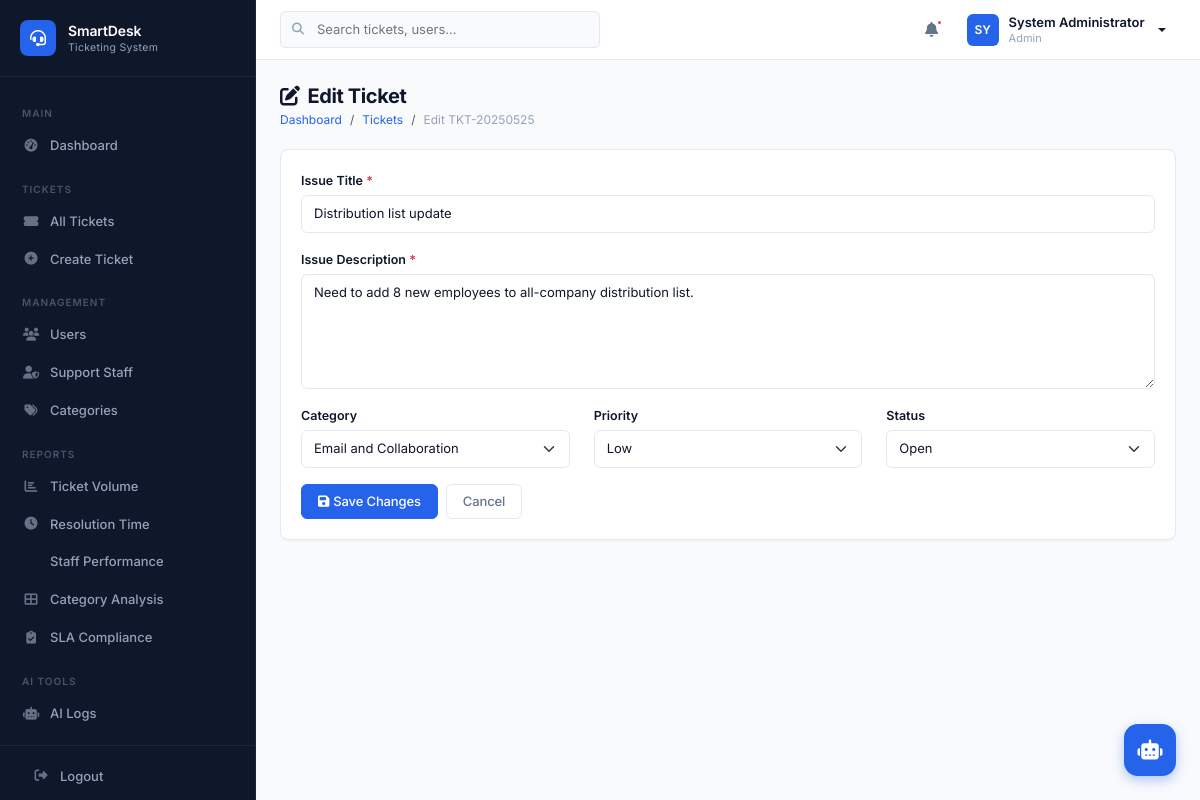
The app's page /modules/tickets/edit.php?id=85 (signed in) with its own data.
### tables this page shows
CREATE TABLE IF NOT EXISTS tickets (
    ticket_id INT AUTO_INCREMENT PRIMARY KEY,
    ticket_number VARCHAR(20) NOT NULL UNIQUE,
    user_id INT NOT NULL,
    category_id INT DEFAULT NULL,
    assigned_staff_id INT DEFAULT NULL,
    issue_title VARCHAR(255) NOT NULL,
    issue_description TEXT NOT NULL,
    priority_level ENUM('Low','Medium','High','Critical') NOT NULL DEFAULT 'Medium',
    status ENUM('Open','Assigned','In Progress','Escalated','Resolved','Closed') NOT NULL DEFAULT 'Open',
    ai_suggested_category VARCHAR(100) DEFAULT NULL,
    ai_suggested_priority VARCHAR(20) DEFAULT NULL,
    ai_recommendation_reason TEXT DEFAULT NULL,
    sla_due_datetime DATETIME DEFAULT NULL,
    resolved_datetime DATETIME DEFAULT NULL,
    closed_datetime DATETIME DEFAULT NULL,
    created_datetime DATETIME NOT NULL DEFAULT CURRENT_TIMESTAMP,
    updated_datetime DATETIME NOT NULL DEFAULT CURRENT_TIMESTAMP ON UPDATE CURRENT_TIMESTAMP,
    FOREIGN KEY (user_id) REFERENCES users(user_id) ON DELETE CASCADE,
    FOREIGN KEY (category_id) REFERENCES categories(category_id) ON DELETE SET NULL,
    FOREIGN KEY (assigned_staff_id) REFERENCES support_staff(staff_id) ON DELETE SET NULL,
    INDEX idx_tickets_status (status),
    INDEX idx_tickets_priority (priority_level),
    INDEX idx_tickets_user (user_id),
    INDEX idx_tickets_staff (assigned_staff_id),
    INDEX idx_tickets_category (category_id),
    INDEX idx_tickets_sla (sla_due_datetime),
    INDEX idx_tickets_created (created_datetime)
);

CREATE TABLE IF NOT EXISTS categories (
    category_id INT AUTO_INCREMENT PRIMARY KEY,
    category_name VARCHAR(100) NOT NULL UNIQUE,
    description TEXT DEFAULT NULL,
    sla_hours INT NOT NULL DEFAULT 24,
    created_datetime DATETIME NOT NULL DEFAULT CURRENT_TIMESTAMP,
    updated_datetime DATETIME NOT NULL DEFAULT CURRENT_TIMESTAMP ON UPDATE CURRENT_TIMESTAMP
);

### includes/auth.php (called while the page is built, shortened)
<?php
function getBaseUrl() {
    $scriptDir = dirname($_SERVER['SCRIPT_NAME']);
    $dir = realpath(dirname($_SERVER['SCRIPT_FILENAME']));
    $projectRoot = realpath(__DIR__ . '/..');
    $relative = str_replace($projectRoot, '', $dir);
    $depth = substr_count($relative, DIRECTORY_SEPARATOR);
    $base = $scriptDir;
    for ($i = 0; $i < $depth; $i++) {
        $base = dirname($base);
    }
    return rtrim($base, '/');
}

### includes/functions.php (called while the page is built, shortened)
<?php
function e($string) {
    return htmlspecialchars($string ?? '', ENT_QUOTES, 'UTF-8');
}
function getCategories() {
    $pdo = getDBConnection();
    $stmt = $pdo->query("SELECT * FROM categories ORDER BY category_name");
    return $stmt->fetchAll();
}

### modules/tickets/edit.php (the view, shortened to what this page needs)
<?php
require_once __DIR__ . '/../../includes/header.php';
$pdo = getDBConnection();
$ticketId = intval($_GET['id'] ?? 0);
$stmt = $pdo->prepare("SELECT * FROM tickets WHERE ticket_id = ?");
$stmt->execute([$ticketId]);
$ticket = $stmt->fetch();
$categories = getCategories();
?>
<div class="page-header">
    <h1><i class="fas fa-edit me-2"></i>Edit Ticket</h1>
    <nav aria-label="breadcrumb">
        <ol class="breadcrumb">
            <li class="breadcrumb-item"><a href="<?= $baseUrl ?>/dashboard.php">Dashboard</a></li>
            <li class="breadcrumb-item"><a href="index.php">Tickets</a></li>
            <li class="breadcrumb-item active">Edit <?= e($ticket['ticket_number']) ?></li>
        </ol>
    </nav>
</div>
<div class="card">
    <div class="card-body">
        <form method="POST">
            <div class="mb-3">
                <label class="form-label">Issue Title <span class="text-danger">*</span></label>
                <input type="text" name="issue_title" class="form-control" value="<?= e($ticket['issue_title']) ?>" required>
            </div>
            <div class="mb-3">
                <label class="form-label">Issue Description <span class="text-danger">*</span></label>
                <textarea name="issue_description" class="form-control" rows="5" required><?= e($ticket['issue_description']) ?></textarea>
            </div>
            <div class="row">
                <div class="col-md-4 mb-3">
                    <label class="form-label">Category</label>
                    <select name="category_id" class="form-select" required>
                        <?php foreach ($categories as $cat): ?>
                        <option value="<?= $cat['category_id'] ?>" <?= $ticket['category_id'] == $cat['category_id'] ? 'selected' : '' ?>><?= e($cat['category_name']) ?></option>
                        <?php endforeach; ?>
                    </select>
                </div>
                <div class="col-md-4 mb-3">
                    <label class="form-label">Priority</label>
                    <select name="priority_level" class="form-select">
                        <?php foreach (['Low','Medium','High','Critical'] as $p): ?>
                        <option value="<?= $p ?>" <?= $ticket['priority_level'] === $p ? 'selected' : '' ?>><?= $p ?></option>
                        <?php endforeach; ?>
                    </select>
                </div>
                <div class="col-md-4 mb-3">
                    <label class="form-label">Status</label>
                    <select name="status" class="form-select">
                        <?php foreach (['Open','Assigned','In Progress','Escalated','Resolved','Closed'] as $s): ?>
                        <option value="<?= $s ?>" <?= $ticket['status'] === $s ? 'selected' : '' ?>><?= $s ?></option>
                        <?php endforeach; ?>
                    </select>
                </div>
            </div>
            <div class="d-flex gap-2">
                <button type="submit" class="btn btn-primary"><i class="fas fa-save me-1"></i>Save Changes</button>
                <a href="view.php?id=<?= $ticketId ?>" class="btn btn-outline-secondary">Cancel</a>
            </div>
        </form>
    </div>
</div>
<?php require_once __DIR__ . '/../../includes/footer.php'; ?>

### assets/css/app.css (style rules this page uses)
:root { --sidebar-width: 256px; --topbar-height: 60px; --slate-50: #f8fafc; --slate-100: #f1f5f9; --slate-200: #e2e8f0; --slate-300: #cbd5e1; --slate-400: #94a3b8; --slate-500: #64748b; --slate-600: #475569; --slate-700: #334155; --slate-800: #1e293b; --slate-900: #0f172a; --brand-50: #eff6ff; --brand-100: #dbeafe; --brand-500: #3b82f6; --brand-600: #2563eb; --brand-700: #1d4ed8; --success-50: #f0fdf4; --success-500: #22c55e; --success-700: #15803d; --warning-50: #fffbeb; --warning-500: #f59e0b; --warning-700: #b45309; --danger-50: #fef2f2; --danger-500: #ef4444; --danger-700: #b91c1c; --info-50: #ecfeff; --info-500: #06b6d4; --info-700: #0e7490; --body-bg: var(--slate-50); --card-bg: #ffffff; --border-color: var(--slate-200); --text-primary: var(--slate-900); --text-secondary: var(--slate-500); --text-muted: var(--slate-400); --shadow-xs: 0 1px 2px rgba(0,0,0,0.04); --shadow-sm: 0 1px 3px rgba(0,0,0,0.06), 0 1px 2px rgba(0,0,0,0.04); --shadow-md: 0 4px 6px -1px rgba(0,0,0,0.06), 0 2px 4px -2px rgba(0,0,0,0.04); --shadow-lg: 0 10px 15px -3px rgba(0,0,0,0.08), 0 4px 6px -4px rgba(0,0,0,0.03); --radius: 8px; --radius-lg: 12px; --transition: all 0.15s ease; }
*,*::before,*::after { box-sizing: border-box; }
body { font-family: 'Inter', -apple-system, BlinkMacSystemFont, 'Segoe UI', sans-serif; background: var(--body-bg); color: var(--text-primary); font-size: 13.5px; line-height: 1.6; margin: 0; -webkit-font-smoothing: antialiased; }
a { color: var(--brand-600); text-decoration: none; }
.page-header { margin-bottom: 20px; }
.page-header h1 { font-size: 20px; font-weight: 700; margin: 0 0 2px; color: var(--text-primary); letter-spacing: -0.02em; }
.breadcrumb { background: none; padding: 0; margin: 0; font-size: 12px; }
.breadcrumb-item a { color: var(--brand-600); }
.breadcrumb-item.active { color: var(--text-muted); }
.card { background: var(--card-bg); border: 1px solid var(--border-color); border-radius: var(--radius); box-shadow: var(--shadow-xs); }
.card-body { padding: 20px; }
.btn { font-weight: 500; font-size: 13px; padding: 7px 16px; border-radius: 6px; transition: var(--transition); letter-spacing: -0.01em; }
.btn-primary { background: var(--brand-600); border-color: var(--brand-600); }
.btn-outline-secondary { border-color: var(--border-color); color: var(--text-secondary); }
.form-control, .form-select { border: 1px solid var(--border-color); border-radius: 6px; padding: 8px 12px; font-size: 13px; transition: var(--transition); color: var(--text-primary); }
.form-label { font-weight: 600; font-size: 12.5px; color: var(--text-primary); margin-bottom: 4px; }

### records on screen
tickets: ticket_number "TKT-20250525", issue_title "Distribution list update", issue_description "Need to add 8 new employees to all-company distribution list.", category_id "Email and Collaboration", priority_level "Low", status "Open"

### other values on screen
substr(getCurrentUserName(), 0, 2) "SY"
getCurrentUserName() "System Administrator"
getCurrentUserRole() "Admin"
